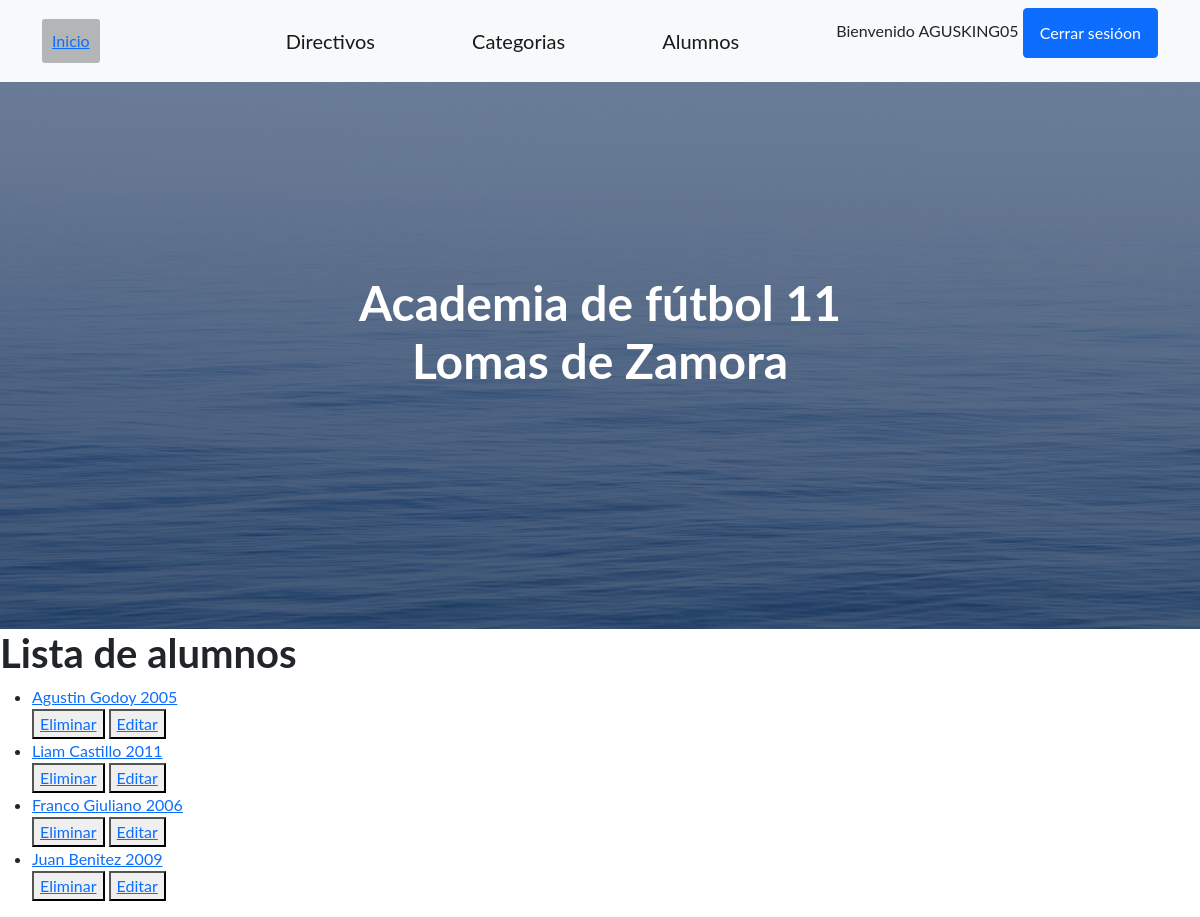
The page /academiadefutbol/listaAlumnos/ (signed in) on the database its author committed.
### home/models.py (models this page shows)
class Alumno(models.Model):
    nombre= models.CharField(max_length= 24)
    apellido= models.CharField(max_length= 24)
    categoria= models.IntegerField()
    def __str__(self):
        return f"{self.nombre}  {self.apellido}  {self.categoria}"

### home/views.py (the view)
# urls.py: path('listaAlumnos/', AlumnoList.as_view(), name="ListaAlumnos"),
class AlumnoList(LoginRequiredMixin, ListView):
   model= Alumno
   template_name= "alumno_list.html"
   context_object_name= "alumnos"

### home/templates/alumno_list.html (shortened to what this page needs)
{% extends 'profes.html' %}
{% load static %}
{% block contenidoQueCambia %}
    <h1>Lista de alumnos</h1>
    <ul>
        {% for alumno in alumnos %}
            <li>
                <a href="{% url 'DetalleAlumno' alumno.id %}">
                    {{alumno}}
                </a>
            </li>
            <div>
                <button>
                    <a href="{% url 'EliminarAlumno' alumno.id %}">Eliminar</a>
                </button>
                <button>
                    <a href="{% url 'ActualizarAlumno' alumno.id %}">Editar</a>
                </button>
        {% endfor %}
{% endblock contenidoQueCambia %}

### home/templates/profes.html (shortened to what this page needs)
<!DOCTYPE html>
<html lang="en">
    <head>
        {% load static %}
        <link href="https://cdn.jsdelivr.net/npm/bootstrap-icons@1.5.0/font/bootstrap-icons.css" rel="stylesheet" type="text/css" />
        <link href="{% static 'css/styles.css' %}" rel="stylesheet" />
        <link href="{% static 'css/mis_estilos.css' %}" rel="stylesheet" />
    </head>
    <body>
        <nav class="navbar navbar-light bg-light static-top">
            <div class="container">
                <a class="navbar-brand1" href="{% url 'Inicio' %}">Inicio</a>
                <a class="navbar-brand" href="{% url 'Directivos' %}">Directivos</a>
                <a class="navbar-brand" href="{% url 'Categorias' %}">Categorias</a>
                <a class="navbar-brand" href="{% url 'Alumnos' %}">Alumnos</a>
                {% if user.is_authenticated %}
                    <p>Bienvenido {{user.username}}
                    <a class="btn btn-primary" href="{% url 'CerrarSesion' %}">Cerrar sesióon</a>
                {% else %}
                    <a class="btn btn-primary" href="{% url 'Login' %}">Iniciar sesión</a>
                {% endif %}
            </div>
        </nav>
        <header class="masthead">
            <div class="container position-relative">
                <div class="row justify-content-center">
                    <div class="col-xl-6">
                        <div class="text-center text-white">
                            <h1 class="mb-5">Academia de fútbol 11 Lomas de Zamora</h1>
                        </div>
                    </div>
                </div>
            </div>
        </header>
        {% block contenidoQueCambia %}
        {% endblock contenidoQueCambia %}
    </body>
</html>

### home/static/css/mis_estilos.css (style rules this page uses)
.navbar-brand1 { margin-right: 105px; background-color: rgba(88, 88, 88, 0.425); padding: 10px; border-radius: 3px; }

### rows shown on the page
Alumno: nombre+apellido+categoria "Agustin Godoy 2005"
Alumno: nombre+apellido+categoria "Liam Castillo 2011"
Alumno: nombre+apellido+categoria "Franco Giuliano 2006"
Alumno: nombre+apellido+categoria "Juan Benitez 2009"

### other values the page prints
{{ user.username }} "AGUSKING05"
